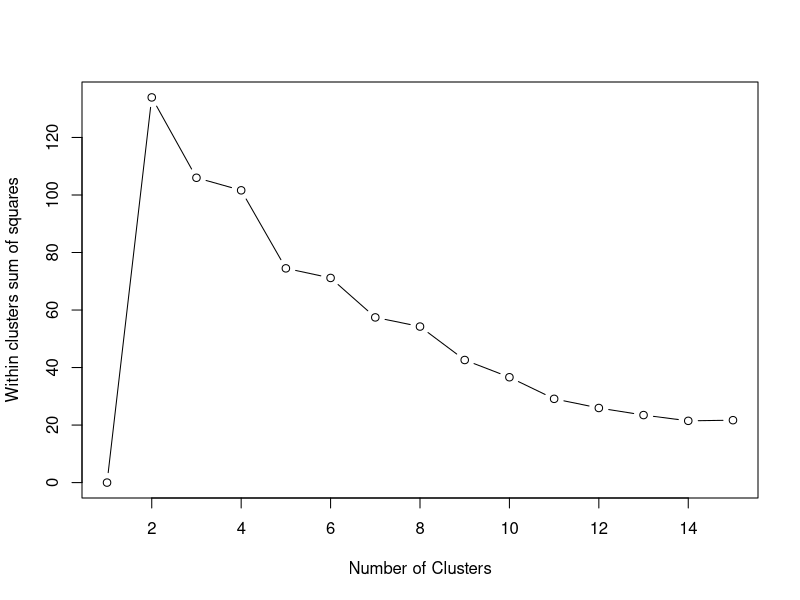
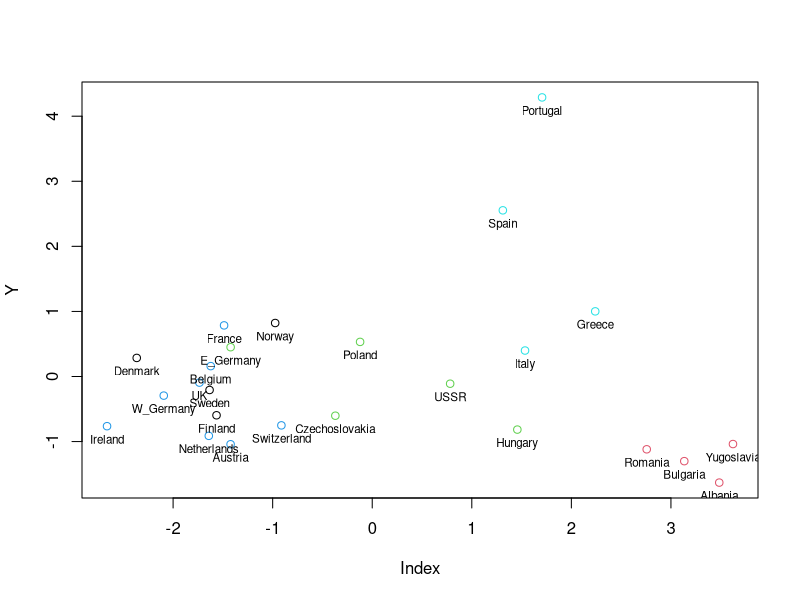

Recreate these plots in R, in order.
####  Пример классификации с помошью кластерного анализа
####  Версия 28.02.2017

## Шаг 1. Чтение данных

setwd("week_04/data")
data.01 <- read.table("Protein Consumption in Europe.csv", header=T, 
                       sep=";", dec = ",", row.names = 1)
# Проверим структуру таблицы: не получились ли строки вместо цифр?
str(data.01)

## Шаг 2. Удаление пропущенных значений

summary(data.01)

# В данной задаче пропущенных значений нет.

## Шаг 3. Стандартизация переменных.

# к среднему 0 и ст. отклонению 1
data.02 <- scale(data.01, center = TRUE, scale = TRUE)

## Шаг 4. Выбираем число кластеров k

# Максимальное число кластеров
n.clust <- 15
# Вектор для хранения результатов
wcss <- vector(length=n.clust)
for(i in 2:n.clust){
  wcss[i] <- kmeans(data.02, centers=i)$tot.withinss
}
plot(1:n.clust, wcss, type="b", xlab="Number of Clusters",
     ylab="Within clusters sum of squares")
# Предположительно кластеров k=5

##  Шаг 5. Процедура кластерного анализа

# Проводим кластерный анализ с выбранным k
clust = kmeans(data.02, 5, iter.max = 100, nstart = 10)

##  Шаг 6. Интерпретируем результаты

options(digits=2)
t(clust$centers)

# Само по себе это мало что дает.
# Какие страны попали в какие кластеры?

# Какие страны попали в 1-й кластер?
row.names(data.01[clust$cluster==1,])
# Их диета
colMeans(data.01[clust$cluster==1,])

row.names(data.01[clust$cluster==2,])
colMeans(data.01[clust$cluster==2,])

row.names(data.01[clust$cluster==3,])
colMeans(data.01[clust$cluster==3,])

row.names(data.01[clust$cluster==4,])
colMeans(data.01[clust$cluster==4,])

row.names(data.01[clust$cluster==5,])
colMeans(data.01[clust$cluster==5,])

## Шаг 7. Многомерное шкалирование

data.dist <- dist(data.02)
# Попробуйте использовать нестандартизированные данные
# и увидите, что получится
mds <- cmdscale(data.dist)

plot(mds, col = clust$cluster, xlab = "Index", ylab = "Y")
# Рисуем метки-названия стран
text(mds, labels = rownames(data.02), pos = 1, cex = 0.7)
